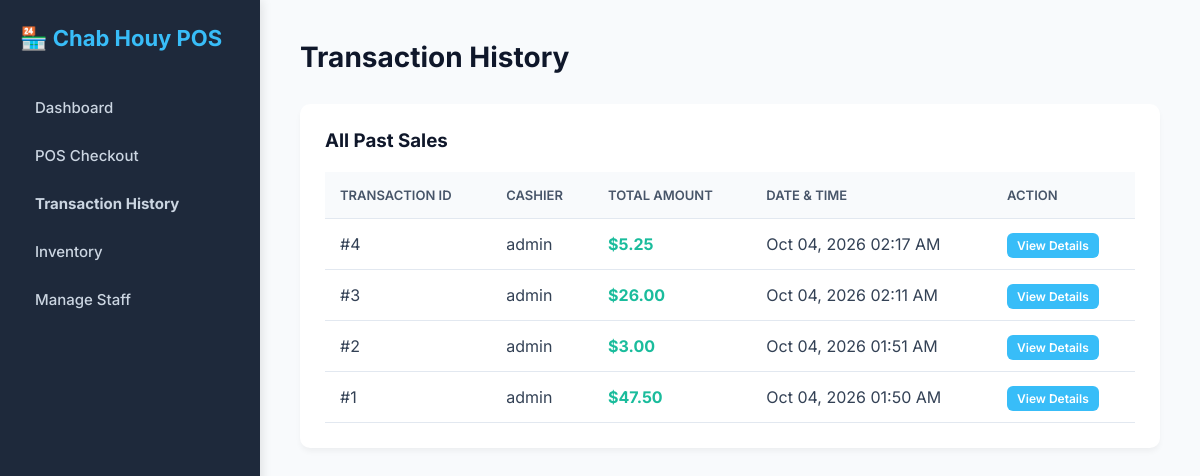
The app's page /history.php (signed in) with its own data.
### tables this page shows
CREATE TABLE `transactions` (
  `id` int NOT NULL,
  `user_id` int DEFAULT NULL,
  `total_amount` decimal(10,2) NOT NULL,
  `created_at` timestamp NULL DEFAULT CURRENT_TIMESTAMP
);

CREATE TABLE `users` (
  `id` int NOT NULL,
  `username` varchar(50) NOT NULL,
  `password` varchar(255) NOT NULL,
  `role_id` int DEFAULT NULL,
  `created_at` timestamp NULL DEFAULT CURRENT_TIMESTAMP
);

### history.php (the view, shortened to what this page needs)
<?php
require_once 'db.php';
$stmt = $pdo->query("
    SELECT t.id, t.total_amount, t.created_at, u.username
    FROM transactions t
    LEFT JOIN users u ON t.user_id = u.id
    ORDER BY t.created_at DESC
");
$transactions = $stmt->fetchAll();
?>
<!DOCTYPE html>
<html lang="en">
<head>
    <link rel="stylesheet" href="assets/css/style.css">
</head>
<body>
    <sidebar>
        <h2>🏪 Chab Houy POS</h2>
        <a href="index.php">Dashboard</a>
        <a href="pos.php">POS Checkout</a>
        <a href="history.php"><b>Transaction History</b></a>
        <a href="inventory.php">Inventory</a>
        <?php if (isset($_SESSION['role_id']) && $_SESSION['role_id'] == 1): ?>
            <a href="users.php">Manage Staff</a>
        <?php endif; ?>
    </sidebar>
    <main>
        <header>
            <h1>Transaction History</h1>
        </header>
        <div class="card">
            <h3>All Past Sales</h3>
            <table>
                <thead>
                    <tr>
                        <th>Transaction ID</th>
                        <th>Cashier</th>
                        <th>Total Amount</th>
                        <th>Date & Time</th>
                        <th>Action</th>
                    </tr>
                </thead>
                <tbody>
                    <?php if (count($transactions) > 0): ?>
                        <?php foreach ($transactions as $txn): ?>
                            <tr>
                                <td>#<?= $txn['id'] ?></td>
                                <td><?= htmlspecialchars($txn['username'] ?? 'Unknown') ?></td>
                                <td style="color: #1abc9c; font-weight: bold;">$<?= number_format($txn['total_amount'], 2) ?></td>
                                <td><?= date('M d, Y h:i A', strtotime($txn['created_at'])) ?></td>
                                <td>
                                    <a href="receipt.php?id=<?= $txn['id'] ?>" class="btn" style="padding: 5px 10px; font-size: 12px; text-decoration: none; color: white;">View Details</a>
                                </td>
                            </tr>
                        <?php endforeach; ?>
                    <?php else: ?>
                        <tr>
                            <td colspan="5" style="text-align: center; color: #7f8c8d; padding: 20px;">No transactions recorded yet. Go sell some snacks!</td>
                        </tr>
                    <?php endif; ?>
                </tbody>
            </table>
        </div>
    </main>
</body>
</html>

### assets/css/style.css (style rules this page uses)
* { box-sizing: border-box; margin: 0; padding: 0; font-family: 'Inter', sans-serif; }
body { background-color: #f8fafc; color: #334155; display: flex; }
sidebar { width: 260px; background: #1e293b; color: #f8fafc; height: 100vh; padding: 25px 20px; position: fixed; box-shadow: 2px 0 10px rgba(0,0,0,0.1); }
sidebar h2 { font-size: 22px; margin-bottom: 35px; color: #38bdf8; display: flex; align-items: center; gap: 10px; }
sidebar a { display: block; color: #cbd5e1; text-decoration: none; padding: 12px 15px; margin-bottom: 5px; border-radius: 6px; font-size: 15px; font-weight: 500; transition: all 0.2s ease; }
main { margin-left: 260px; padding: 40px; width: calc(100% - 260px); }
header { margin-bottom: 30px; display: flex; justify-content: space-between; align-items: center; }
header h1 { font-size: 28px; color: #0f172a; font-weight: 700; }
.card { background: #ffffff; padding: 25px; border-radius: 10px; box-shadow: 0 4px 6px -1px rgba(0, 0, 0, 0.05); }
.card h3 { margin-bottom: 20px; color: #0f172a; }
table { width: 100%; border-collapse: collapse; }
table th, table td { padding: 15px; text-align: left; border-bottom: 1px solid #e2e8f0; }
table th { background-color: #f8fafc; color: #475569; font-weight: 600; text-transform: uppercase; font-size: 13px; }
.btn { background: #38bdf8; color: #ffffff; border: none; padding: 10px 18px; border-radius: 6px; cursor: pointer; font-size: 14px; font-weight: 600; transition: background 0.2s ease; }

### records on screen
transactions: id "4", user.username "admin", total_amount "5.25", created_at "Oct 04, 2026 02:17 AM"
transactions: id "3", user.username "admin", total_amount "26.00", created_at "Oct 04, 2026 02:11 AM"
transactions: id "2", user.username "admin", total_amount "3.00", created_at "Oct 04, 2026 01:51 AM"
transactions: id "1", user.username "admin", total_amount "47.50", created_at "Oct 04, 2026 01:50 AM"
